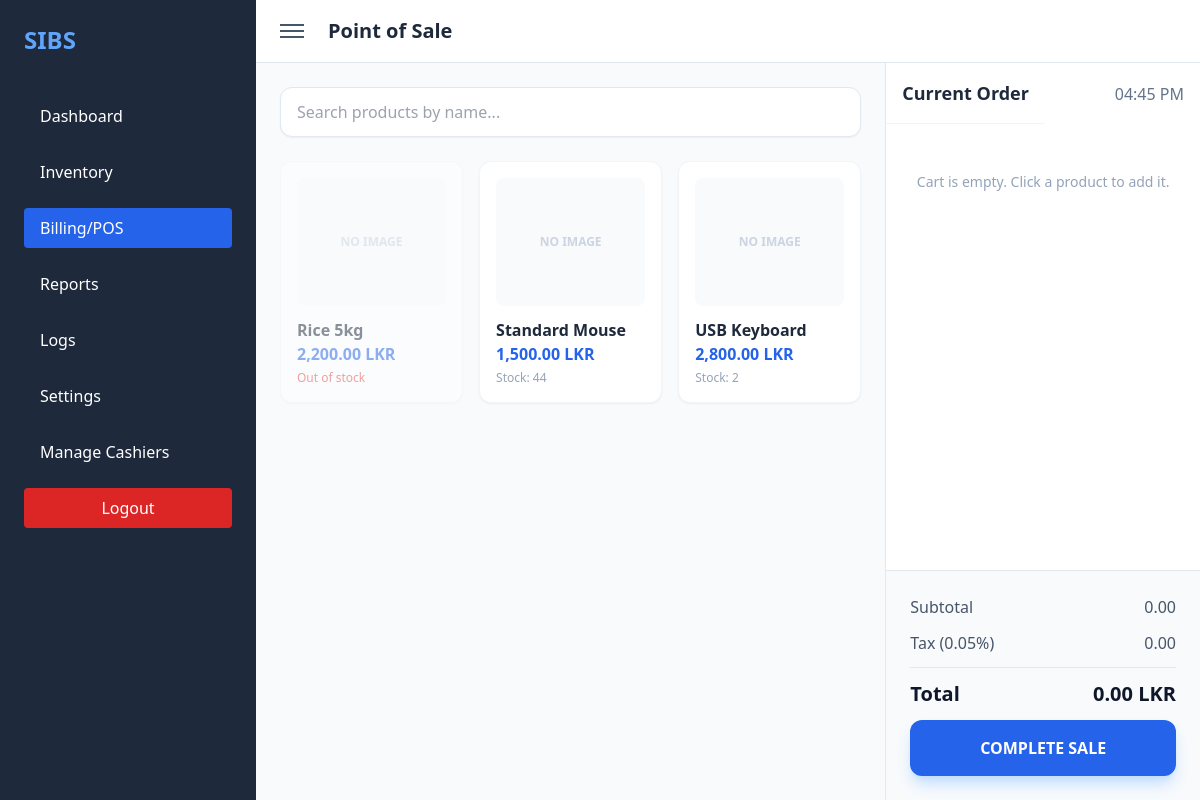
Page /billing.php (signed in) on the committed database.
### tables this page shows
CREATE TABLE `products` (
  `id` int(11) NOT NULL,
  `name` varchar(100) NOT NULL,
  `sku` varchar(50) DEFAULT NULL,
  `category` varchar(50) DEFAULT NULL,
  `image` varchar(255) DEFAULT NULL,
  `price` decimal(10,2) NOT NULL,
  `cost_price` decimal(10,2) DEFAULT 0.00,
  `quantity` int(11) NOT NULL,
  `low_stock_threshold` int(11) DEFAULT 5,
  `created_at` timestamp NOT NULL DEFAULT current_timestamp()
);

CREATE TABLE `settings` (
  `setting_key` varchar(50) NOT NULL,
  `setting_value` varchar(255) DEFAULT NULL
);

### includes/settings.php (called while the page is built, shortened)
<?php
function get_setting($conn, $key, $default = '')
{
    $stmt = $conn->prepare("SELECT setting_value FROM settings WHERE setting_key = ?");
    $stmt->bind_param("s", $key);
    $stmt->execute();
    $row = $stmt->get_result()->fetch_assoc();
    return $row ? $row['setting_value'] : $default;
}

### billing.php (the view, shortened to what this page needs)
<?php
include 'includes/auth.php';
include 'includes/settings.php';
?>
<?php
$tax_rate = (float) get_setting($conn, 'tax_rate', '0');
$products = $conn->query("SELECT id, name, sku, price, quantity FROM products ORDER BY name ASC");
?>
<?php include 'includes/sidebar.php'; ?>
<!DOCTYPE html>
<html lang="en">
<head>
    <script src="https://cdn.tailwindcss.com"></script>
</head>
<body class="bg-slate-50">
    <main id="main-content" class="ml-64 min-h-screen transition-all duration-300 flex flex-col">
        <header class="bg-white border-b border-slate-200 p-4 flex justify-between items-center sticky top-0 z-10">
            <div class="flex items-center gap-4">
                <button id="toggle-btn" class="p-2 hover:bg-slate-100 rounded-lg">
                    <span class="block w-6 h-0.5 bg-slate-600 mb-1"></span>
                    <span class="block w-6 h-0.5 bg-slate-600 mb-1"></span>
                    <span class="block w-6 h-0.5 bg-slate-600"></span>
                </button>
                <h1 class="text-xl font-bold text-slate-800">Point of Sale</h1>
            </div>
        </header>
        <div class="flex-1 flex overflow-hidden">
            <div class="w-2/3 p-6 overflow-y-auto">
                <div class="mb-6">
                    <input type="text" id="product-search" onkeyup="filterProducts()"
                        placeholder="Search products by name..."
                        class="w-full bg-white border border-slate-200 rounded-xl px-4 py-3 shadow-sm focus:ring-2 focus:ring-blue-500 outline-none">
                </div>
                <div class="grid grid-cols-2 lg:grid-cols-3 gap-4" id="product-grid">
                    <?php if ($products->num_rows === 0): ?>
                        <p class="text-slate-400 italic col-span-full">No products yet. Add some on the Inventory page first.</p>
                    <?php else: ?>
                        <?php while ($p = $products->fetch_assoc()):
                            $out = ((int) $p['quantity']) <= 0; ?>
                            <div class="product-card bg-white p-4 rounded-xl shadow-sm border border-slate-100 transition-all <?php echo $out ? 'opacity-50 cursor-not-allowed' : 'hover:border-blue-400 cursor-pointer'; ?>"
                                data-id="<?php echo (int) $p['id']; ?>"
                                data-name="<?php echo htmlspecialchars($p['name'], ENT_QUOTES); ?>"
                                data-price="<?php echo (float) $p['price']; ?>"
                                data-stock="<?php echo (int) $p['quantity']; ?>">
                                <div class="h-32 bg-slate-50 rounded-lg mb-3 flex items-center justify-center text-slate-300">
                                    <span class="text-xs uppercase font-bold">No Image</span>
                                </div>
                                <h3 class="font-bold text-slate-800"><?php echo htmlspecialchars($p['name']); ?></h3>
                                <p class="text-blue-600 font-bold"><?php echo number_format($p['price'], 2); ?> LKR</p>
                                <p class="text-xs <?php echo $out ? 'text-red-500' : 'text-slate-400'; ?> mt-1">
                                    <?php echo $out ? 'Out of stock' : 'Stock: ' . (int) $p['quantity']; ?>
                                </p>
                            </div>
                        <?php endwhile; ?>
                    <?php endif; ?>
                </div>
            </div>
            <div class="w-1/3 bg-white border-l border-slate-200 flex flex-col">
                <div class="flex justify-between items-center">
                    <div class="p-4 border-b border-slate-100">
                        <h2 class="text-lg font-bold text-slate-800">Current Order</h2>
                    </div>
                    <p class="text-slate-500 font-medium pr-4" id="current-time">--:--</p>
                </div>
                <div class="flex-1 overflow-y-auto p-4 space-y-4" id="cart-items">
                    <p class="text-slate-400 text-sm text-center mt-8">Cart is empty. Click a product to add it.</p>
                </div>
                <div class="p-6 bg-slate-50 border-t border-slate-200 space-y-3">
                    <div class="flex justify-between text-slate-600">
                        <span>Subtotal</span>
                        <span id="subtotal">0.00</span>
                    </div>
                    <div class="flex justify-between text-slate-600">
                        <span>Tax (<?php echo (float) $tax_rate; ?>%)</span>
                        <span id="tax">0.00</span>
                    </div>
                    <div class="flex justify-between text-xl font-bold text-slate-900 pt-3 border-t border-slate-200">
                        <span>Total</span>
                        <span id="total">0.00 LKR</span>
                    </div>
                    <button id="complete-sale" onclick="completeSale()"
                        class="w-full bg-blue-600 hover:bg-blue-700 text-white py-4 rounded-xl font-bold mt-4 shadow-lg shadow-blue-200 transition-all">
                        COMPLETE SALE
                    </button>
                </div>
            </div>
        </div>
    </main>
</body>
</html>

### rows in the picture
products: name "Rice 5kg", price "2,200.00", quantity "Out of stock"
products: name "Standard Mouse", price "1,500.00", quantity "44"
products: name "USB Keyboard", price "2,800.00", quantity "2"
settings: setting_value "0.05"
